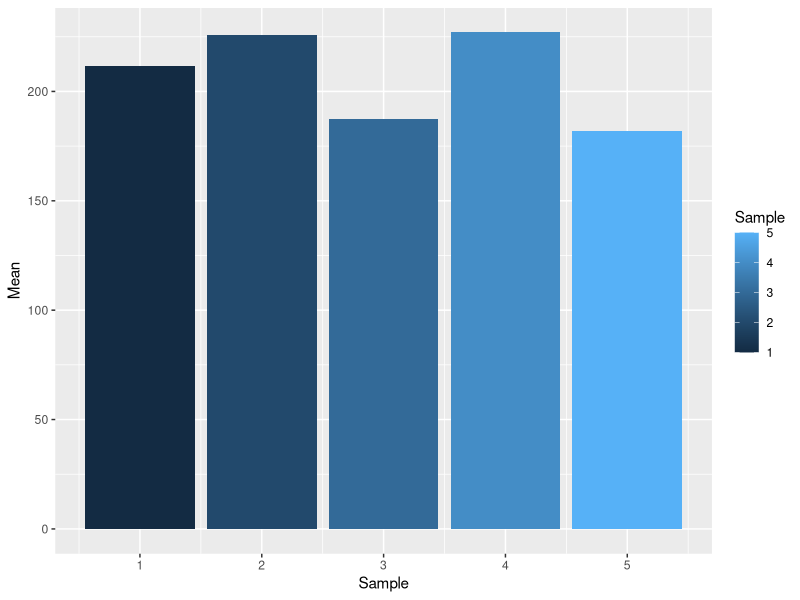
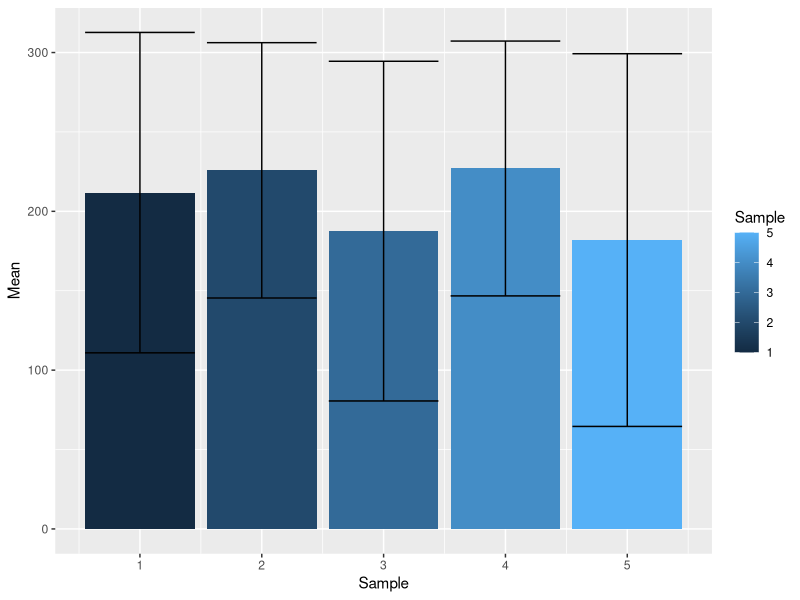
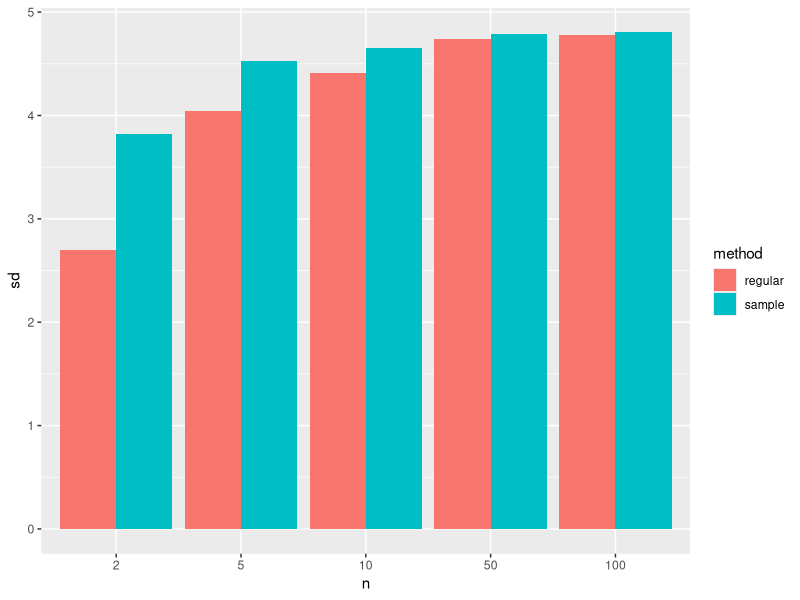

The R script that drew these images, in order:
## ---- chunk 1
knitr::opts_chunk$set(echo = TRUE)
## ---- chunk 2
library(tidyverse)
normal_distribution <- rnorm(1000, 200, 100)
samples <- replicate(5, {
  sample(normal_distribution, 25, replace = TRUE)
})
dat1 <- data.frame(Sample = 1:5, Mean = colMeans(samples))
ggplot(dat1, aes(x = Sample, y = Mean, fill = Sample)) +
  geom_bar(stat = "identity")
## ---- chunk 3
std_devs <- apply(samples, 2, sd)
dat1 <- data.frame(dat1, SD = std_devs)
ggplot(dat1, aes(Sample, Mean, fill = Sample)) + 
  geom_bar(stat = "identity") + 
  geom_errorbar(aes(ymin= Mean - SD, ymax= Mean + SD))
## ---- chunk 4
population <- rnorm(1000, 10, 5)
spec_sampling <- function(n){
  replicate(10000,{
    sample(population, n, replace = TRUE)
  })
}
n <- c(2, 5, 10, 50, 100)
samples2 <- sapply(n, spec_sampling)
names(samples2) <- as.character(n)
sample_means <- sapply(samples2, colMeans)
colMeans(sample_means)
## ---- chunk 5
reg_sd <- function(x){
  sqrt(sum((x-mean(x))^2)/length(x))
}
std_dev_columns <- function(mat, SD) {
  apply(mat, 2, SD)
}
std_dev_reg <- sapply(samples2, std_dev_columns, SD = reg_sd)
std_dev_sam <- sapply(samples2, std_dev_columns, SD = sd)
mean_sd_reg <- apply(std_dev_reg, 2, mean)
mean_sd_reg
mean_sd_sam <- apply(std_dev_sam, 2, mean)
mean_sd_sam
data.frame(mean_sd_reg, mean_sd_sam) |> 
  rownames_to_column(var = "n") |>
  pivot_longer(-1, names_to = "method", values_to = "sd") |>
  ggplot(aes(x = n, y = sd, fill = method)) + 
  geom_histogram(stat = "identity", position = "dodge") +
  scale_x_discrete(limits = as.character(n)) +
  scale_fill_discrete(labels = c("regular", "sample"))
